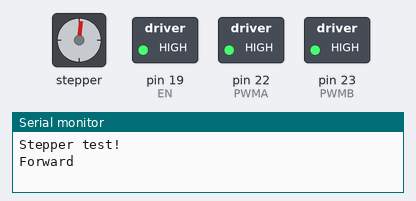
This sketch was run on a simulated Arduino Mega 2560, built with avr-gcc and run on an emulated ATmega2560. Shown: stepper motor, switched loads named in the sketch (green lamp = pin HIGH), the last lines printed to the serial monitor. Stepper angles assume 200 steps per turn.

Above: at 0.05 s.
At 0.95 s:
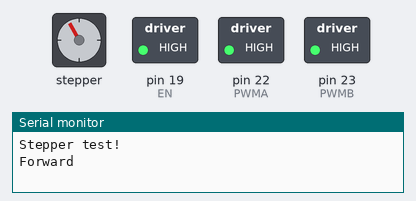
At 1.55 s:
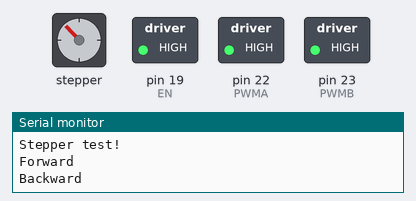
At 2.2 s:
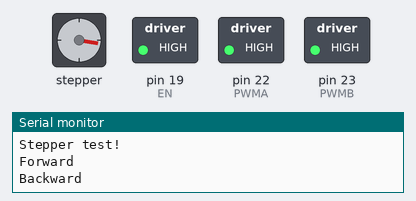
Timing chart, 0 to 5.6 s (numbered marks = the images above):
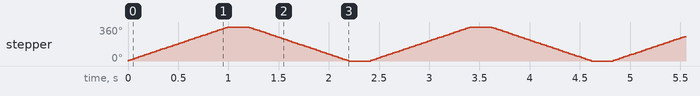

The sketch:

StepMotorTestingAda.ino
```cpp
#include <Stepper.h>

// change this to the number of steps on your motor
#define STEPS 200

#define S1 13
#define S2 14
#define S3 15
#define S4 18
#define EN  19

#define PWMA 22
#define PWMB 23

// ultrasonic pin and variable sensor setup
#define trigPin1 = 3;
#define echoPin1 = 4;
#define trigPin2 = 5;
#define echoPin2 = 6;

// create an instance of the stepper class, specifying
// the number of steps of the motor and the pins it's
// attached to
Stepper stepper(STEPS, S1, S2, S3, S4);

// motion sensing code
int x;
int y;
int state;

float d1;
float d2;

float pd1 = 0.0;
float pd2 = 0.0;

float total1 = 0;             // Sum of readings for sensor 1
float total2 = 0;             // Sum of readings for sensor 2
float average1 = 0;           // Average distance for sensor 1
float average2 = 0;           // Average distance for sensor 2

float lambda = 0.95;
float mvavg = 0.0;
float gatedavg = 0.0;

float gate = 100;
float threshold = -10;
int mdelay = 500;

// set the number of steps for each motion
int numsteps_base = 150;
int numsteps;
int numswings = 3;

int trigger = 0;
int idle = 0;
int reset_timer = 30;


void setup()
{
  Serial.begin(9600);
  pinMode(S1, OUTPUT);
  pinMode(S2, OUTPUT);
  pinMode(S3, OUTPUT);
  pinMode(S4, OUTPUT);
  pinMode(EN, OUTPUT);
  pinMode(PWMA, OUTPUT);
  pinMode(PWMB, OUTPUT);

  digitalWrite(PWMA, HIGH); //Pull enable pin low to allow motor control
  digitalWrite(PWMB, HIGH); //Pull enable pin low to allow motor control
  digitalWrite(EN, HIGH); //Pull enable pin low to allow motor control


  Serial.println("Stepper test!");
  // set the speed of the motor to 30 RPMs
  stepper.setSpeed(60);
}

void loop()
{
  // digitalWrite(EN, HIGH);

  Serial.println("Forward");
  stepper.step(STEPS);

  delay(200);

  Serial.println("Backward");
  stepper.step(-STEPS);


  delay(200);
}
```

Measured:
- by itself, stepper: turns 360° clockwise in 0.99 s, then 360° counter-clockwise in 0.99 s, repeating every 2.4 s
